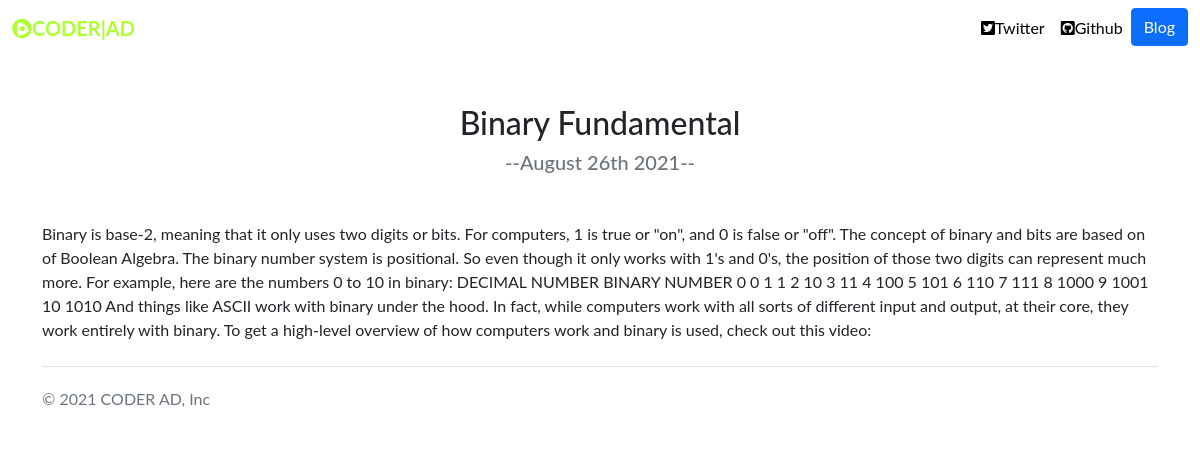
The app's page /blog/4/ with its own data.
### blog/models.py (models this page shows, shortened)
class Blog(models.Model):
    title       = models.CharField(max_length=250)
    discription = models.TextField()
    date        = models.DateField()

### blog/views.py (the view)
# urls.py: path('<int:blog_id>/',views.detail,name='detail')
def detail(request,blog_id):
    blogs = get_object_or_404(Blog,pk=blog_id)
    return render(request, 'blog/detail.html',{'blogs':blogs})

### blog/templates/blog/detail.html
{% extends 'personel/base.html' %}
{% block content %}
<div class="container">
    <h2 class="text-center mt-5">{{blogs.title}}</h2>
    <h5 class="text-center text-muted mb-5">--{{blogs.date|date:'F jS Y'}}--</h5>
    {{blogs.discription|safe}}
</div>
{% endblock %}

### personel_portfolio/static/css/styles.css (style rules this page uses)
body { font-family: 'Lato', sans-serif; }

### records on screen
Blog: title "Binary Fundamental", date "August 26th 2021", discription "Binary is base-2, meaning that it only uses two digits or bits. For computers, 1 is true or \"on\", and 0 is false or \"off\". The concept of binary and bits are based on of Boolean Algebra. The binary number system is positional. So even though it only works with 1's and 0's, the position of those two digits can represent much more. For example, here are the numbers 0 to 10 in binary: DECIMAL NUMBER BINARY NUMBER 0 0 1 1 2 10 3 11 4 100 5 101 6 110 7 111 8 1000 9 1001 10 1010 And things like ASCII work with binary under the hood. In fact, while computers work with all sorts of different input and output, at their core, they work entirely with binary. To get a high-level overview of how…"
